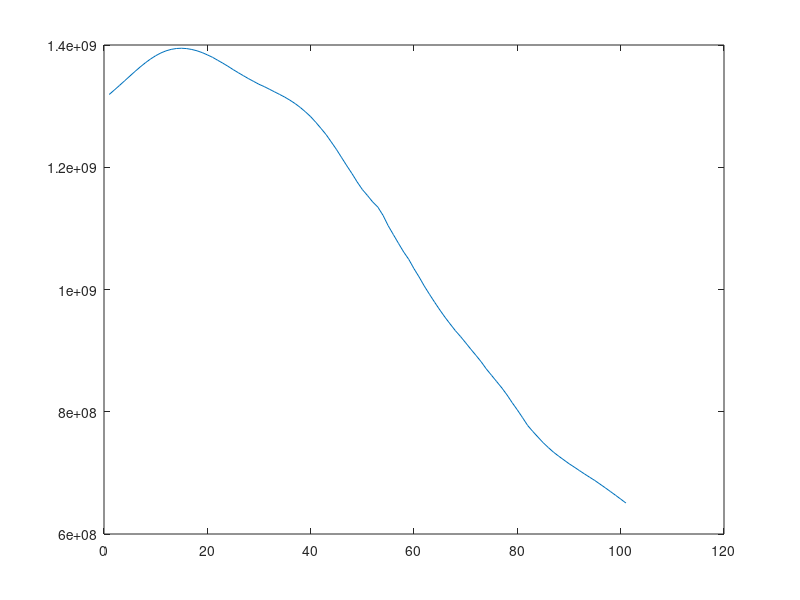

Write MATLAB code to recreate this figure.
#-----------------
#
#   variables are mainly controlled by two factors: age and year 
#
#----------------

# m: the largest age of human
m = 100;
# t: the number of years to consider
t = 10;
# the suitable fertility age of all women is a-b
a = 20;
b = 40;


# population at the age of i in year t
# i: 0-m
x = ones(t,m);

# --------- begin to initialize ---------
# population in the first year
C = csvread("2010age.csv");
C = C(2:end,:);
x(1,:) = C';

# death rate at the age of i (in all years)
# i: 0-m   
# death(0) is the death rate of new-born infants
death = zeros(m+1);

death = death + 0.01;
death(1) = 0;
death(m+1) = 1;

# average number of children per woman give birth to in year t
beta = zeros(t);
# beta = sum(fertility(:,[a,b]),2);
beta = beta + 2;

# population proportion of women at the age of i (in all years) is 0.487
# i=1:m
k = zeros(m);
k = k + 0.487;


# -----------  end ----------------------

# h: fertility mode at the age of i
h = zeros(m);
for i=18:m
  h(i) = ((i-18)^4*exp(-(i-18)/2))/768;
end

# fertility rate of women at the age of i in year t
# i: 1-m
fertility = zeros(t,m);
for i=1:t
  for j=1:m
    fertility(i,j) = beta(i)*h(j);
   end
end

# born population in year t
#born = zeros(t);
#born(1) = sum((fertility(1,[a:b])).*(k([a:b])).*(x(1,[a:b])),2);

# the number of infants born in year t
#x(:,1) = (1-death(:,1)).*born;


# parameter matrix
A = zeros(m,m);
for i=1:m-1
  A(i+1,i) = 1 - death(i);
end

B = zeros(m,m);
for i=a:b
  B(1,i) = (1-death(1))^2*k(i)*h(i);
end

# recursion formula
for i=1:m
  x(i+1,:) = ( A*(x(i,:)') + beta(i).*B*(x(i,:)') )';
 # 1*m  = m*m  m*1      +  1*1 m*m  m*1
end

# calculate the total population
X = sum(x,2);
years = size(X,1);
T = 1:1:years;
plot(T,X);
